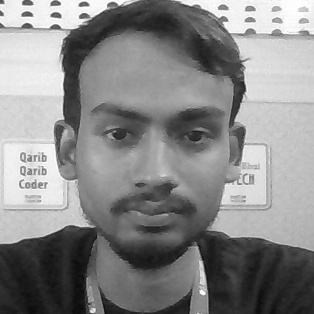
#> input picture VotingApp/dataSet/face-2.1.jpg, 314 x 314 px; its folder holds 4 pictures in this run
$ python Trainer.py   (Python 2 division)
#> lines starting #> are read from the running program, lines starting #| are printed output that depends on the picture

##################################


# Import OpenCV2 for image processing
# Import os for file path
import cv2,os

# Import numpy for matrix calculation
import numpy as np

# Import Python Image Library (PIL)
from PIL import Image

# Create Local Binary Patterns Histograms for face recognization
recognizer = cv2.face.LBPHFaceRecognizer_create()
cascadePath = "haarcascade_frontalface_default.xml"

# Using prebuilt frontal face training model, for face detection
faceCascade = cv2.CascadeClassifier(cascadePath);

# Path for retrieval of images
path = 'dataSet'

# Create method to get the images and label data
def get_images_and_labels(path):

     # Get all file path
#> called with path = 'dataSet'
     image_paths = [os.path.join(path, f) for f in os.listdir(path)]

     # initialize images array that contains the face samples
     images = []

     # initialize labels array that will contain the ids/label nos. that are assigned to the images
     labels = []

     # Loop for each of image file paths
     for image_path in image_paths:

         # Read the image and convert to grayscale
         image_pil = Image.open(image_path).convert('L')
#> image_pil is the input picture: PIL image 314x314 L; min 7, max 255, mean 135.7

         # Convert the PIL image  into numpy array
         image_numpy = np.array(image_pil, 'uint8')

         # Get the label number of the image
         labelno = int(os.path.split(image_path)[1].split(".")[0].replace("face-", ""))

         #label=int(''.join(str(ord(c)) for c in nbr))
         print labelno

         # Get a single face from the training images
         faces = faceCascade.detectMultiScale(image_numpy)
#> faces = [[52, 52, 211, 211]]

         # If face is detected, append the face sample to images array and the label to labels array

         # For each face
         for (x, y, w, h) in faces:

             # Appending face samples
             images.append(image_numpy[y: y + h, x: x + w])

             #Appending label nos.
             labels.append(labelno)

             cv2.imshow("Adding faces to traning set...", image_numpy[y: y + h, x: x + w])

             cv2.waitKey(10)
#> this loop made 1 pass
#> pass 1, in get_images_and_labels, `cv2.imshow("Adding faces to traning set...", image_numpy[y: y + h, x: ..`:
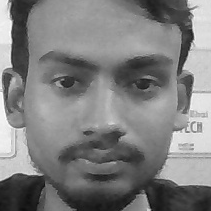
#> window 'Adding faces to traning set...': shape (211, 211); min 13, max 255, mean 126.7
#> after the loop, images = 1 item; labels = [2]
#> pass 2 of the loop in get_images_and_labels, `for image_path in image_paths:`:
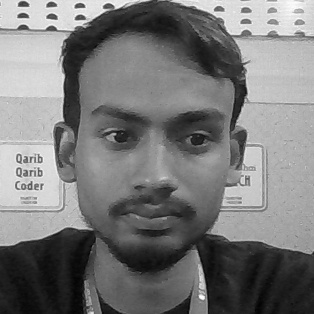
#> input picture VotingApp/dataSet/face-2.10.jpg, 314 x 314 px
#> in get_images_and_labels, image_pil is the input picture: PIL image 314x314 L; min 3, max 254, mean 120.9
#> faces = [[45, 49, 224, 224]]
#> the loop in get_images_and_labels, `for (x, y, w, h) in faces:` made 1 pass
#> pass 1, in get_images_and_labels, `cv2.imshow("Adding faces to traning set...", image_numpy[y: y + h, x: ..`:
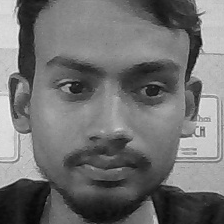
#> window 'Adding faces to traning set...': shape (224, 224); min 6, max 242, mean 112
#> after the loop in get_images_and_labels, `for (x, y, w, h) in faces:`: images = 2 items; labels = [2, 2]
#> pass 3 of the loop in get_images_and_labels, `for image_path in image_paths:`:
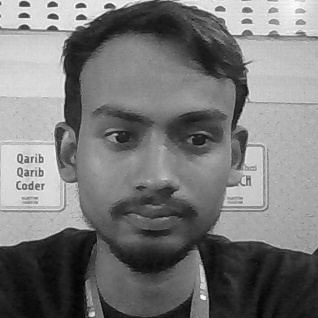
#> input picture VotingApp/dataSet/face-2.11.jpg, 318 x 318 px
#> in get_images_and_labels, image_pil is the input picture: PIL image 318x318 L; min 3, max 255, mean 120.2
#> faces = [[48, 52, 218, 218]]
#> the loop in get_images_and_labels, `for (x, y, w, h) in faces:` made 1 pass
#> pass 1, in get_images_and_labels, `cv2.imshow("Adding faces to traning set...", image_numpy[y: y + h, x: ..`:
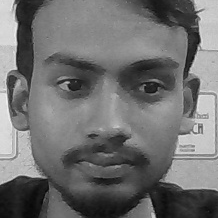
#> window 'Adding faces to traning set...': shape (218, 218); min 4, max 241, mean 111.3
#> after the loop in get_images_and_labels, `for (x, y, w, h) in faces:`: images = 3 items; labels = [2, 2, 2]
#> the loop made 4 passes; the first 3 are shown

     # return the images list and labels list
     return images, labels

#Get the faces and the label nos.
images, labels = get_images_and_labels(path)

#Show the final image
cv2.imshow('test',images[0])

cv2.waitKey(1)

# Train the model using the faces and IDs
recognizer.train(images, np.array(labels))

# Save the model into trainer.yml
recognizer.save('trainer/trainer.yml')

#Close existing windows
cv2.destroyAllWindows()
